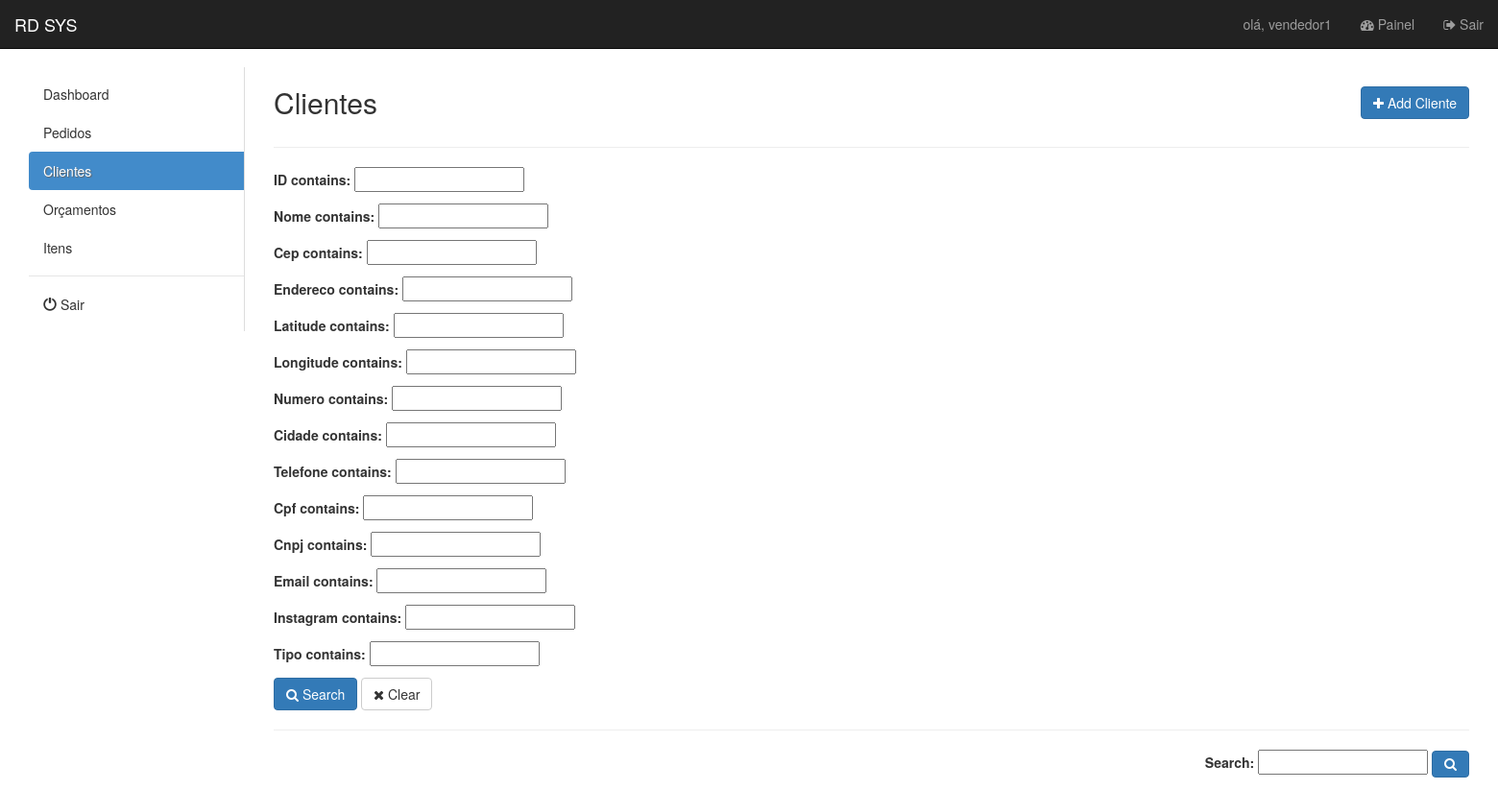
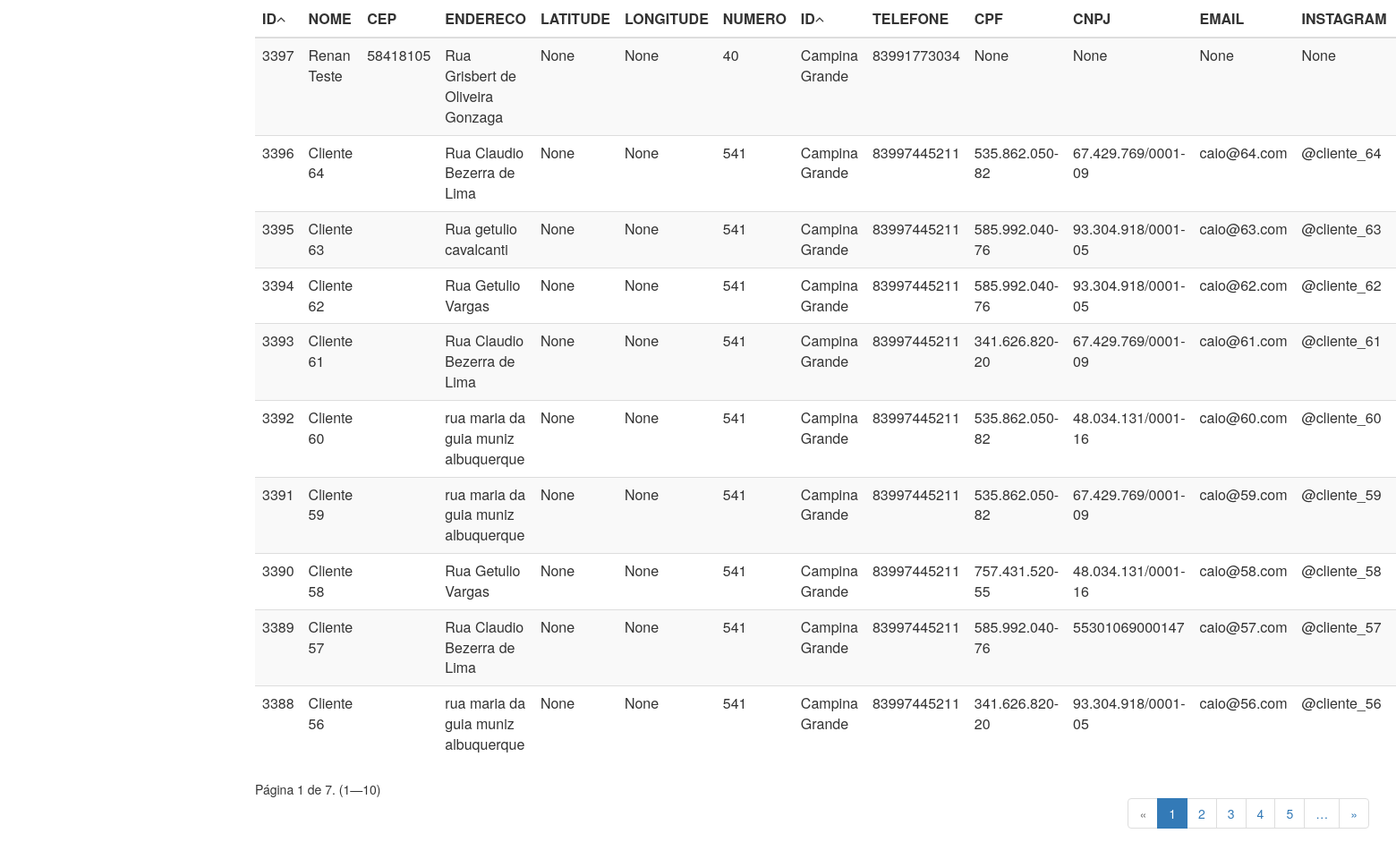
Screenshot of /cliente/full/ (signed in) with the database file from the repository (2 pictures, top to bottom).
### app/models.py (models this page shows, shortened)
class TimeStamped(models.Model):
    class Meta:
        abstract = True
    criado_em = models.DateTimeField(auto_now_add=True)
    alterado_em = models.DateTimeField(auto_now=True)

class Cliente(TimeStamped):
    nome = models.CharField(max_length=255, blank=True, null=True)
    cep = models.CharField(max_length=255, blank=True, null=True)
    endereco = models.CharField(max_length=255, blank=True, null=True)
    latitude = models.CharField(max_length=255, blank=True, null=True)
    longitude = models.CharField(max_length=255, blank=True, null=True)
    numero = models.CharField(max_length=255, blank=True, null=True)
    bairro = models.CharField(max_length=255, blank=True, null=True)
    cidade = models.CharField(max_length=255, blank=True, null=True)
    estado = models.CharField(max_length=255, blank=True, null=True)
    telefone = models.CharField(max_length=255, blank=True, null=True)
    cpf = models.CharField(max_length=255, blank=True, null=True)
    cnpj = models.CharField(max_length=255, blank=True, null=True)
    email = models.EmailField(blank=True, null=True)
    instagram = models.URLField(blank=True, null=True)
    tipo = models.CharField(max_length=255, choices=TIPO_CLIENTE, blank=True, null=True,
                            default='Novo')

### app/views/cliente.py (the view, shortened to what this page needs)
class ListFull(LoginRequiredMixin, ClienteMixin, ListView):
    login_url = '/admin/login/'
    template_name = 'cliente/list_full.html'
    model = Cliente
    context_object_name = 'clientes'
    ordering = '-id'
    paginate_by = 10
    search = ''
    def get_queryset(self):
        queryset = super().get_queryset()
        filter = ClienteFilter(self.request.GET, queryset)
        queryset = self.search_general(filter.qs)
        queryset = self.ordering_data(queryset)
        return queryset
    def search_general(self, qs):
        return qs
    def get_ordering(self):
        if 'ordering' in self.request.GET:
            self.ordering = self.request.GET['ordering']
            if self.ordering:
                return self.ordering
            else:
                self.ordering = '-id'
        return self.ordering
    def ordering_data(self, qs):
        qs = qs.order_by(self.get_ordering())
        return qs
    def get_context_data(self, **kwargs):
        context = super(ListFull, self).get_context_data(**kwargs)
        queryset = self.get_queryset()
        filter = ClienteFilter(self.request.GET, queryset)
        page_size = self.get_paginate_by(queryset)
        if page_size:
            paginator, page, queryset, is_paginated = self.paginate_queryset(queryset, page_size)
            context.update(**{
                'ordering': self.ordering,
                'search': self.search,
                'filter': filter,
                'paginator': paginator,
                'page_obj': page,
                'is_paginated': is_paginated,
                'object_list': queryset
            })
        return context

### app/mixins.py (called while the page is built)
    def get_context_data(self, **kwargs):
        context = super(ClienteMixin, self).get_context_data(**kwargs)
        if self.model:
            context['model_name'] = self.model._meta.verbose_name.title()
            context['model_name_plural'] = self.model._meta.verbose_name_plural.title()
        return context

### app/templatetags/my_tags.py (called while the page is built)
@register.simple_tag(takes_context=True)
def param_replace(context, **kwargs):
    d = context['request'].GET.copy()
    for k, v in kwargs.items():
        d[k] = v
    for k in [k for k, v in d.items() if not v]:
        del d[k]
    return d.urlencode()

### app/templates/cliente/list_full.html (shortened to what this page needs)
﻿{% extends 'base.html' %}
{% load my_tags %}
{% load static %}
{% load form_utils %}
{% block content %}
    <div id="top" class="row">
        <div class="col-sm-3">
            <h2> {{ model_name_plural }}</h2>
        </div>
        <div class="col-sm-3 col-sm-offset-6">
            <a href="{% url 'CLIENTE_create' %}" class="btn btn-primary pull-right h2"><i
                    class="fa fa-plus"></i> Add Cliente
            </a>
        </div>
    </div>
    <hr/>
    <form id="advancedForm" method="get" action="{% url 'CLIENTE_list_full' %}">
        <div class="row">
            <div class="col-sm-12">
                {{ filter.form.as_p }}
                <button type="submit" class="btn btn-primary" id="search_btn">
                    <i class="fa fa-search"></i> Search
                </button>
                <button type="button" class="btn btn-default" id="clear">
                    <i class="fa fa-close"></i> Clear
                </button>
            </div>
        </div>
        <hr/>
        <div id="list" class="row">
            <div class="col-md-12">
                <header>
                    <div class="form-group form-inline pull-right">
                        <label>Search:</label>
                        <input type="text" id="search" name="search" placeholder="" value="{{ search }}"/>
                        <button class="btn btn-primary" type="submit"><i class="fa fa-search"></i></button>
                    </div>
                </header>
                <table id="table" class="table table-striped" cellspacing="0" cellpadding="0">
                    <thead>
                        <tr>
                             <th>ID</th>
 <th>NOME</th>
 <th>CEP</th>
 <th>ENDERECO</th>
 <th>LATITUDE</th>
 <th>LONGITUDE</th>
 <th>NUMERO</th>
 <th>CIDADE</th>
 <th>TELEFONE</th>
 <th>CPF</th>
 <th>CNPJ</th>
 <th>EMAIL</th>
 <th>INSTAGRAM</th>
 <th>TIPO</th>
                        </tr>
                    </thead>
                    <tbody>
                    {% for cliente in object_list %}
                        <tr>
                             <td>{{ cliente.id }}</td>
 <td>{{ cliente.nome }}</td>
 <td>{{ cliente.cep }}</td>
 <td>{{ cliente.endereco }}</td>
 <td>{{ cliente.latitude }}</td>
 <td>{{ cliente.longitude }}</td>
 <td>{{ cliente.numero }}</td>
 <td>{{ cliente.cidade }}</td>
 <td>{{ cliente.telefone }}</td>
 <td>{{ cliente.cpf }}</td>
 <td>{{ cliente.cnpj }}</td>
 <td>{{ cliente.email }}</td>
 <td>{{ cliente.instagram }}</td>
 <td>{{ cliente.tipo }}</td>
                        </tr>
                    {% endfor %}
                    </tbody>
                </table>
                <div class="row">
                    <div class="col-sm-12">
                        <span class="current pull-left">
                            Página {{ page_obj.number }} de {{ page_obj.paginator.num_pages }}. ({{ page_obj.start_index }}—{{ page_obj.end_index }})
                        </span>
                        {% if is_paginated %}
                            <ul class="pagination pagination-flat pull-right">
                                {% if page_obj.has_previous %}
                                    <li class="page-item"><a class="page-link"
                                                             href="?{% param_replace page=page_obj.previous_page_number %}">&laquo;</a>
                                    </li>
                                {% else %}
                                    <li class="page-item disabled"><span>&laquo;</span></li>
                                {% endif %}
                                {% for i in page_obj.paginator.page_range %}
                                    {% if page_obj.number == i %}
                                        <li class="page-item active"><span>{{ i }} </span>
                                        </li>
                                    {% elif i > page_obj.number|add:'-5' and i < page_obj.number|add:'5' %}
                                        <li class="page-item"><a class="page-link"
                                                                 href="?{% param_replace page=i %}">{{ i }}</a></li>
                                    {% endif %}
                                {% endfor %}
                                {% if page_obj.paginator.num_pages > page_obj.number|add:'4' %}
                                    <li class="page-item"><a class="page-link"
                                                             href="?{% param_replace page=page_obj.number|add:'5' %}">&hellip;</a>
                                    </li>
                                {% endif %}
                                {% if page_obj.has_next %}
                                    <li class="page-item"><a class="page-link"
                                                             href="?{% param_replace page=page_obj.next_page_number %}">&raquo;</a>
                                    </li>
                                {% else %}
                                    <li class="page-item disabled"><span>&raquo;</span></li>
                                {% endif %}
                            </ul>
                        {% endif %}
                    </div>
                </div>
            </div>
        </div>
    </form>
{% endblock %}

### app/templates/base.html (shortened to what this page needs)
﻿{% load static %}
<!DOCTYPE html>
<html lang="pt-br">
<head>
    <link href="{% static 'default/css/bootstrap.min.css' %}" rel="stylesheet">
    <link href="{% static 'default/css/style.css' %}" rel="stylesheet">
    <link rel="stylesheet" href="//cdnjs.cloudflare.com/ajax/libs/font-awesome/4.5.0/css/font-awesome.min.css">
    <link rel="stylesheet" href="{% static 'default/css/sweetalert.min.css' %}">
    <link rel="stylesheet" type="text/css"
          href="https://cdn.datatables.net/v/bs/dt-1.11.5/af-2.3.7/b-2.2.2/b-colvis-2.2.2/b-html5-2.2.2/b-print-2.2.2/r-2.2.9/sc-2.0.5/datatables.min.css"/>
</head>
<body>
<nav class="navbar navbar-inverse navbar-fixed-top">
    <div class="container-fluid">
        <div class="navbar-header">
            <a class="navbar-brand" href="{% url 'PEDIDO_list' %}">RD SYS</a>
        </div>
        <div id="navbar" class="navbar-collapse collapse">
            <ul class="nav navbar-nav navbar-right">
                <li><a href="#">olá, {{ user.username }}</a></li>
                <li><a href="{% url 'admin:index' %}"><i class="fa fa-tachometer"></i> Painel</a></li>
                <li><a href="{% url 'account_logout' %}"><i class="fa fa-sign-out"></i> Sair</a></li>
            </ul>
        </div>
    </div>
</nav>
<div id="main" class="container-fluid" style="margin-top: 50px">
    <div class="col-sm-2">
        <nav class="nav-sidebar">
            <ul class="nav">
                {% include 'menu.html' %}
                <li class="nav-divider"></li>
                <li><a href="{% url 'account_logout' %}"><i class="glyphicon glyphicon-off"></i> Sair</a></li>
            </ul>
        </nav>
    </div>
    <div class="col-sm-10">
        {% block content %}
        {% endblock %}
    </div>
    <br/>
</div>
<link href="https://cdn.jsdelivr.net/npm/select2@4.1.0-rc.0/dist/css/select2.min.css" rel="stylesheet"/>
</body>
</html>

### static/default/css/style.css (style rules this page uses)
#main { margin-top: 50px; }

### app/templates/base.html (style rules this page uses)
.nav-sidebar { width: 100%; padding: 8px 0; border-right: 1px solid #ddd; }
.nav-sidebar a { color: #333; -webkit-transition: all 0.08s linear; -moz-transition: all 0.08s linear; -o-transition: all 0.08s linear; transition: all 0.08s linear; -webkit-border-radius: 4px 0 0 4px; -moz-border-radius: 4px 0 0 4px; border-radius: 4px 0 0 4px; }

### rows the page displays
Cliente: id "3397", nome "Renan Teste", cep "58418105", endereco "Rua Grisbert de Oliveira Gonzaga", latitude "None", longitude "None", numero "40", cidade "Campina Grande", telefone "83991773034", cpf "None", cnpj "None", email "None", instagram "None"
Cliente: id "3396", nome "Cliente 64", endereco "Rua Claudio Bezerra de Lima", latitude "None", longitude "None", numero "541", cidade "Campina Grande", telefone "83997445211", cpf "535.862.050-82", cnpj "67.429.769/0001-09", email "caio@64.com", instagram "@cliente_64"
Cliente: id "3395", nome "Cliente 63", endereco "Rua getulio cavalcanti", latitude "None", longitude "None", numero "541", cidade "Campina Grande", telefone "83997445211", cpf "585.992.040-76", cnpj "93.304.918/0001-05", email "caio@63.com", instagram "@cliente_63"
Cliente: id "3394", nome "Cliente 62", endereco "Rua Getulio Vargas", latitude "None", longitude "None", numero "541", cidade "Campina Grande", telefone "83997445211", cpf "585.992.040-76", cnpj "93.304.918/0001-05", email "caio@62.com", instagram "@cliente_62"
Cliente: id "3393", nome "Cliente 61", endereco "Rua Claudio Bezerra de Lima", latitude "None", longitude "None", numero "541", cidade "Campina Grande", telefone "83997445211", cpf "341.626.820-20", cnpj "67.429.769/0001-09", email "caio@61.com", instagram "@cliente_61"
Cliente: id "3392", nome "Cliente 60", endereco "rua maria da guia muniz albuquerque", latitude "None", longitude "None", numero "541", cidade "Campina Grande", telefone "83997445211", cpf "535.862.050-82", cnpj "48.034.131/0001-16", email "caio@60.com", instagram "@cliente_60"
Cliente: id "3391", nome "Cliente 59", endereco "rua maria da guia muniz albuquerque", latitude "None", longitude "None", numero "541", cidade "Campina Grande", telefone "83997445211", cpf "535.862.050-82", cnpj "67.429.769/0001-09", email "caio@59.com", instagram "@cliente_59"
Cliente: id "3390", nome "Cliente 58", endereco "Rua Getulio Vargas", latitude "None", longitude "None", numero "541", cidade "Campina Grande", telefone "83997445211", cpf "757.431.520-55", cnpj "48.034.131/0001-16", email "caio@58.com", instagram "@cliente_58"
Cliente: id "3389", nome "Cliente 57", endereco "Rua Claudio Bezerra de Lima", latitude "None", longitude "None", numero "541", cidade "Campina Grande", telefone "83997445211", cpf "585.992.040-76", cnpj "55301069000147", email "caio@57.com", instagram "@cliente_57"
Cliente: id "3388", nome "Cliente 56", endereco "rua maria da guia muniz albuquerque", latitude "None", longitude "None", numero "541", cidade "Campina Grande", telefone "83997445211", cpf "341.626.820-20", cnpj "93.304.918/0001-05", email "caio@56.com", instagram "@cliente_56"

### other values shown
{{ user.username }} "vendedor1"
{{ model_name_plural }} "Clientes"
{{ page_obj.number }} "1"
{{ page_obj.paginator.num_pages }} "7"
{{ page_obj.start_index }} "1"
{{ page_obj.end_index }} "10"
{{ i }} "1"
{{ i }} "2" "3" "4" "5"
